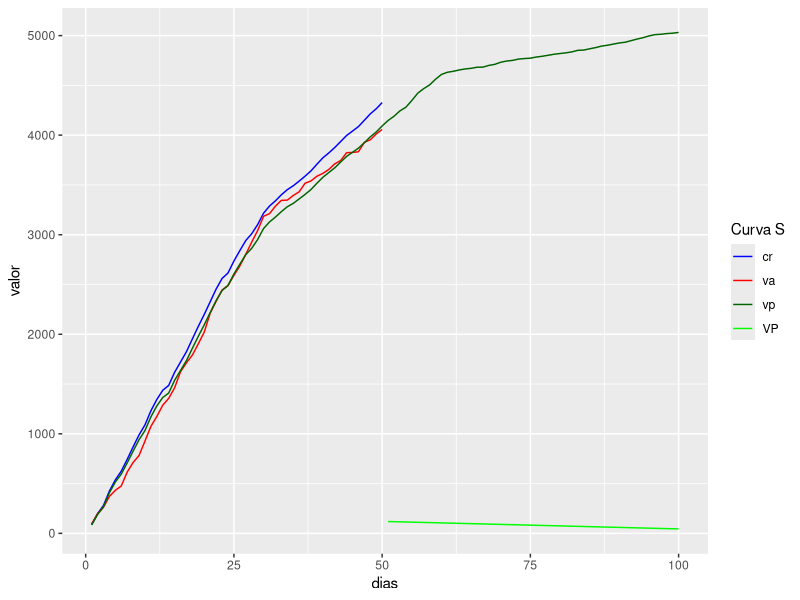
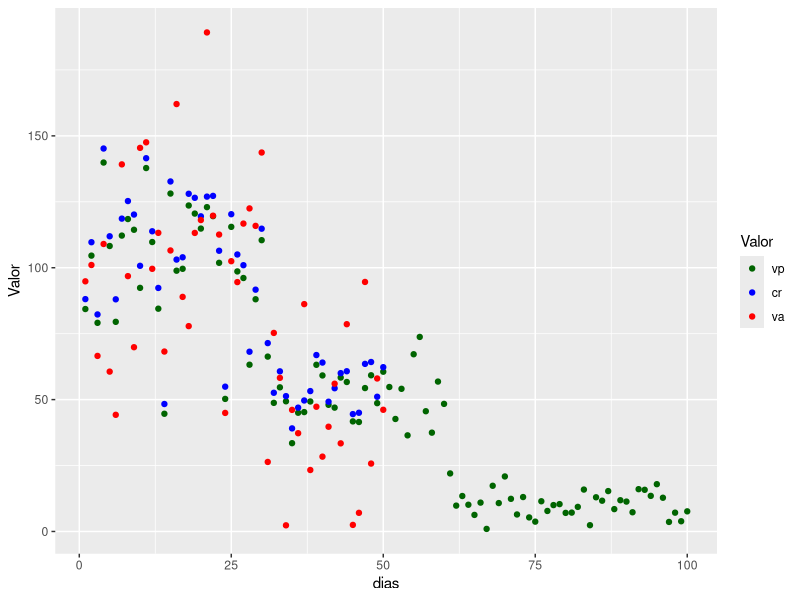
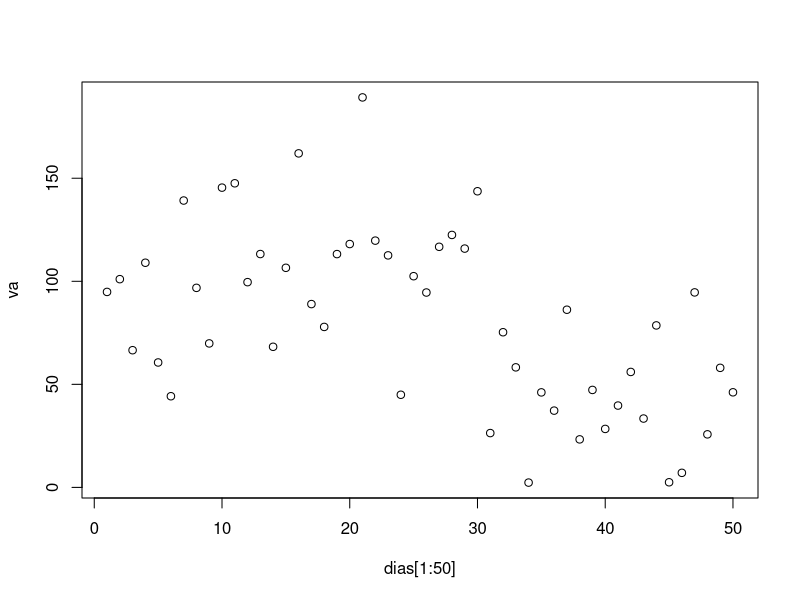

The R script that drew these images, in order:
library("ggplot2")

set.seed(1)
vp1 <- rnorm(30,mean = 100,sd = 25)
vp2 <- rnorm(30,mean = 50,sd = 12)
vp3 <- rnorm(40,mean = 10,sd = 5)
vp <- c(vp1,vp2,vp3)
remove(vp1,vp2,vp3)
cr <- vp[1:50] + rnorm(50,mean = 5,sd = 2)
va <- vp[1:50] + rnorm(50,-3,30)

dias <- seq(1,100,1)
m <- max(c(vp,va,cr))

df <- data.frame(dias = dias, valor = cumsum(vp), class = "vp")
df <- rbind(df,data.frame(dias = 1:50,valor = cumsum(cr), class = "cr"))
df <- rbind(df,data.frame(dias = 1:50,valor = cumsum(va), class = "va"))

fit <- lm(vp[1:50]~c(1:50))

df <- rbind(df,data.frame(dias = 51:100, valor = predict(fit), class = "VP"))

ggplot(data = df, aes(x = dias, y = valor, color = class)) + 
        geom_line(data = subset(df, class %in% c("vp", "cr","va", "VP")), 
                  aes(group = class)) +
        scale_color_manual("Curva S", values = c("vp" = "darkgreen", "cr" = "blue", "va" = "red", "VP" = "green"))



df2 <- data.frame(dias = dias, vp = vp, cr = cr, va = va)
df2[51:100,c("va","cr")] <- NA
require(reshape)
df2 <- melt(df2 ,  id.vars = 'dias', variable.name = 'series')
colnames(df2) <- c("dias","variable", "Valor")
ggplot(data = df2, aes(x = dias, y = Valor, color = variable)) + 
        geom_point(data = subset(df2, variable %in% c("vp", "cr","va")), 
                   aes(group = variable)) + 
        scale_color_manual("Valor", values = c("vp" = "darkgreen", "cr" = "blue", "va" = "red"))

plot(dias[1:50],va)
